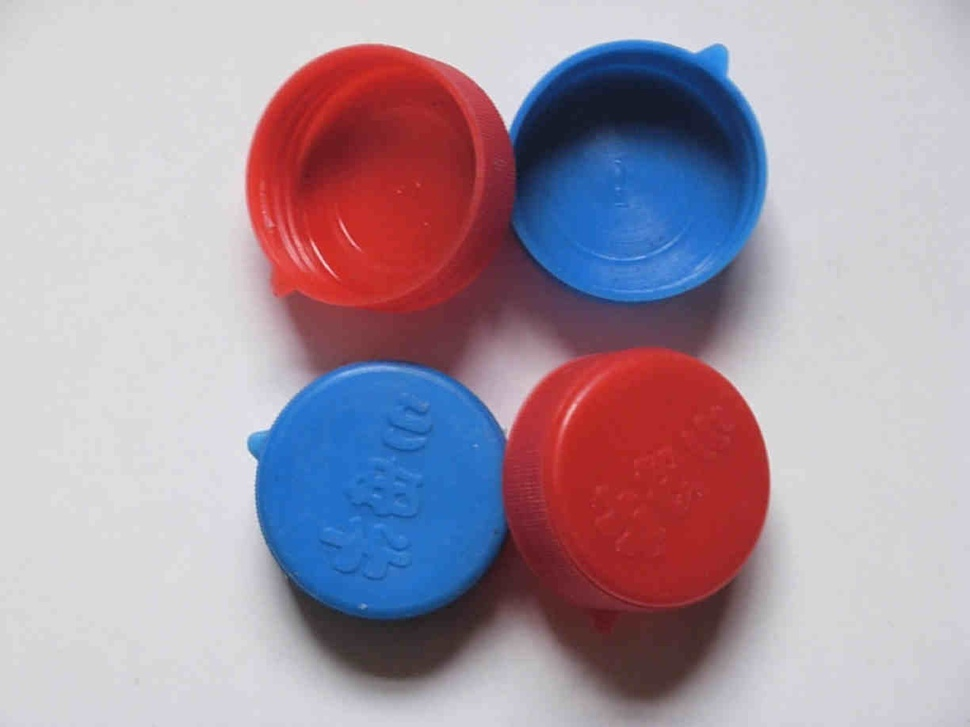
#> input picture opencvtest/learnopencv/red.jpg, 970 x 727 px, shrunk from 1224 x 918 before the run
$ python gradient.py   (older library calls are emulated)
#> lines starting #> are read from the running program, lines starting #| are printed output that depends on the picture
import cv2
import numpy as np
img1=cv2.imread('red.jpg',0)
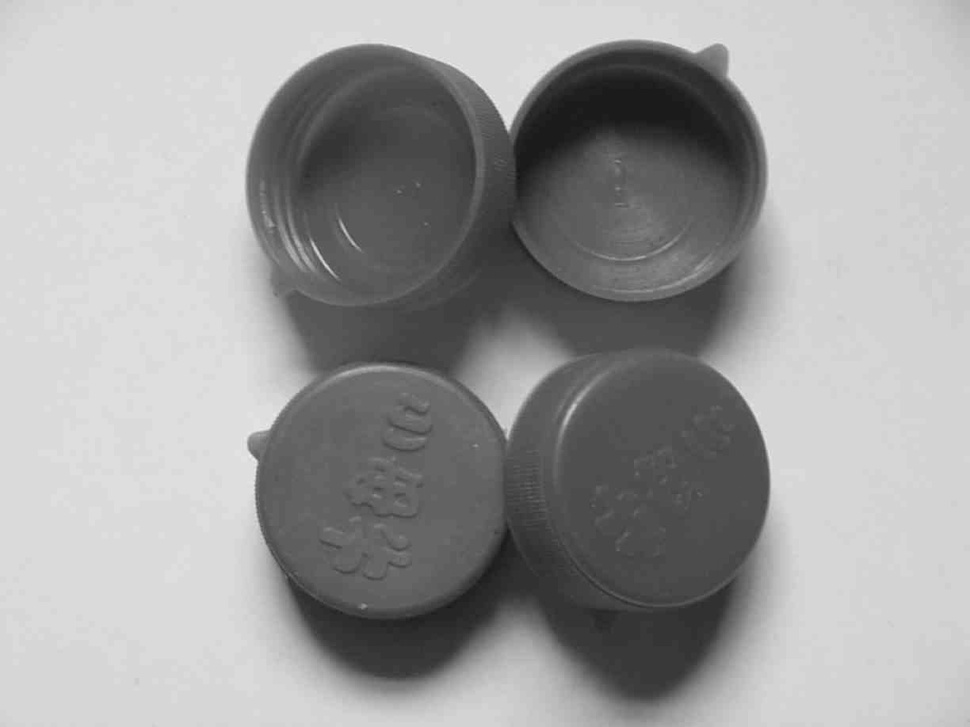
#> img1: shape (727, 970); min 20, max 240, mean 158.3
img=cv2.imread('red.jpg',0)
print('1')
laplacian=cv2.Laplacian(img,cv2.CV_64F)
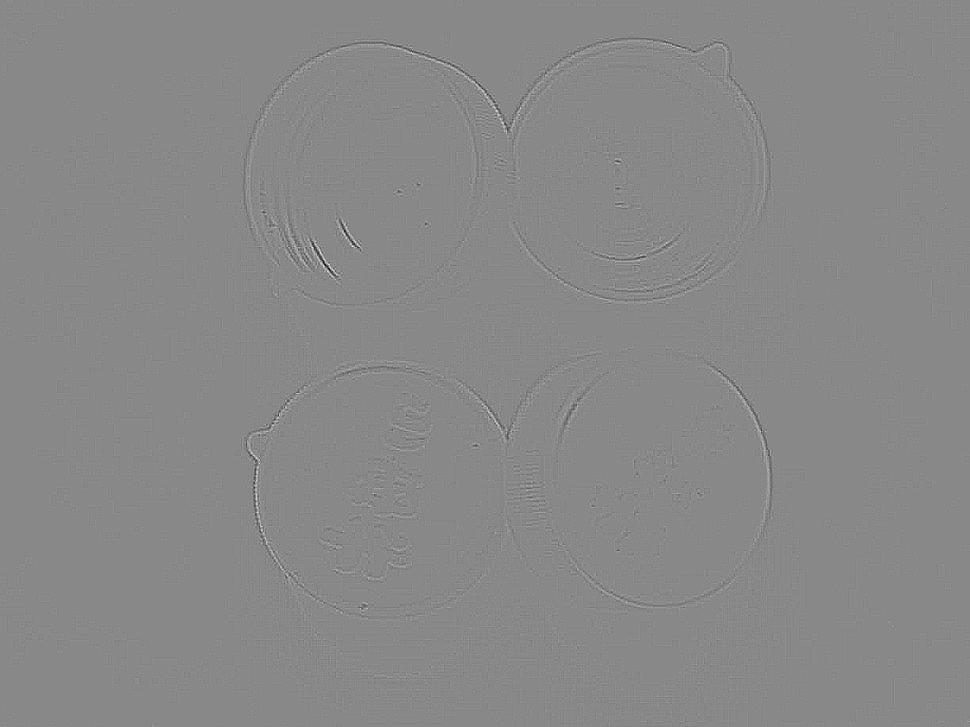
#> laplacian: shape (727, 970) float64; min -107, max 93, mean 0; drawn with min black and max white
print('2')
cv2.imshow('laplacian',laplacian)
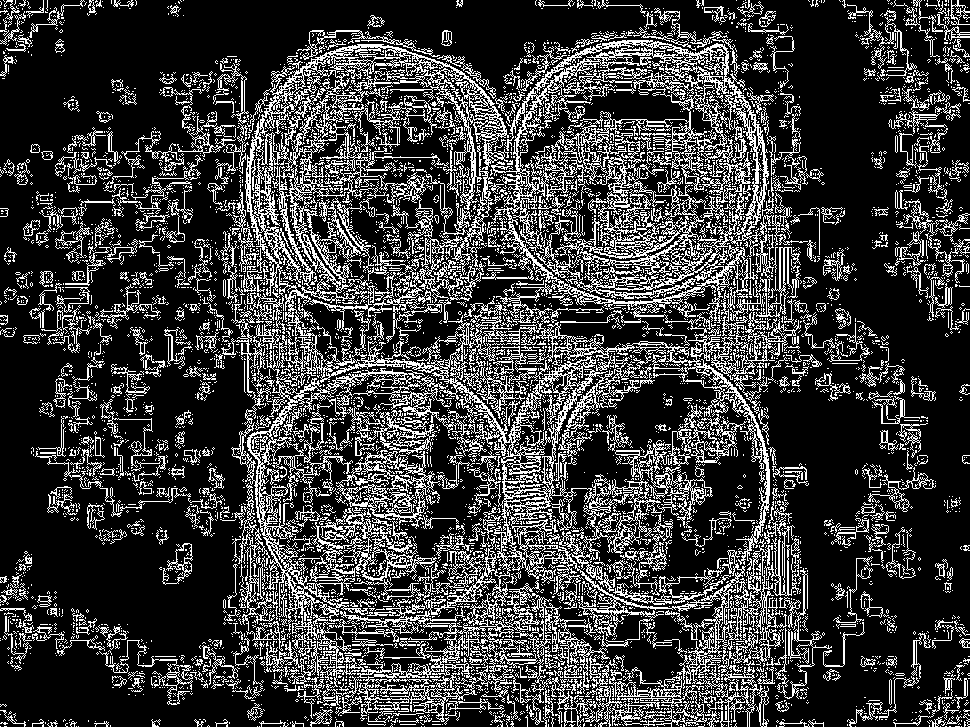
#> window 'laplacian': shape (727, 970); 23.7% white in thin lines or dots
cv2.waitKey()
